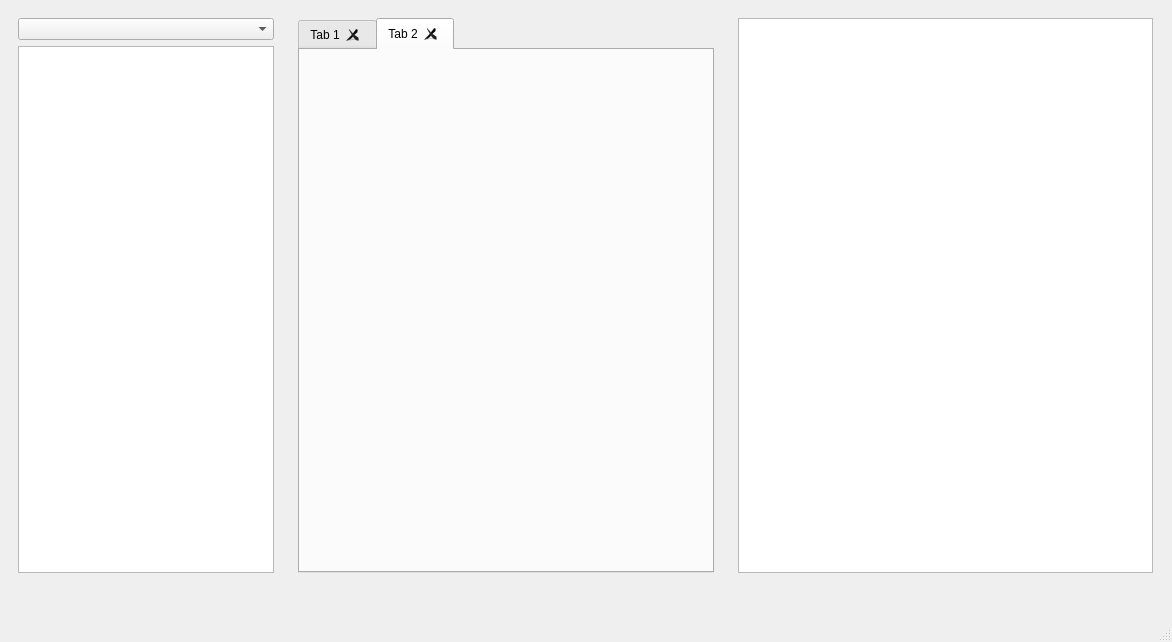
<?xml version="1.0" encoding="UTF-8"?>
<ui version="4.0">
 <class>MainWindow</class>
 <widget class="QMainWindow" name="MainWindow">
  <property name="geometry">
   <rect>
    <x>0</x>
    <y>0</y>
    <width>1172</width>
    <height>642</height>
   </rect>
  </property>
  <property name="windowTitle">
   <string>MainWindow</string>
  </property>
  <widget class="QWidget" name="centralwidget">
   <widget class="QWidget" name="horizontalLayoutWidget">
    <property name="geometry">
     <rect>
      <x>0</x>
      <y>0</y>
      <width>1171</width>
      <height>591</height>
     </rect>
    </property>
    <layout class="QHBoxLayout" name="horizontalLayout">
     <property name="sizeConstraint">
      <enum>QLayout::SetMaximumSize</enum>
     </property>
     <item>
      <widget class="QWidget" name="horizontalWidget_2" native="true">
       <property name="sizePolicy">
        <sizepolicy hsizetype="Preferred" vsizetype="Preferred">
         <horstretch>0</horstretch>
         <verstretch>0</verstretch>
        </sizepolicy>
       </property>
       <layout class="QHBoxLayout" name="horizontalLayout_2">
        <item>
         <widget class="QWidget" name="verticalWidget" native="true">
          <property name="sizePolicy">
           <sizepolicy hsizetype="Fixed" vsizetype="Preferred">
            <horstretch>0</horstretch>
            <verstretch>0</verstretch>
           </sizepolicy>
          </property>
          <layout class="QVBoxLayout" name="verticalLayout">
           <item>
            <widget class="QComboBox" name="comboBox"/>
           </item>
           <item>
            <widget class="QListView" name="listView">
             <property name="sizePolicy">
              <sizepolicy hsizetype="Preferred" vsizetype="Preferred">
               <horstretch>0</horstretch>
               <verstretch>0</verstretch>
              </sizepolicy>
             </property>
            </widget>
           </item>
          </layout>
         </widget>
        </item>
        <item>
         <widget class="QWidget" name="verticalWidget" native="true">
          <property name="sizePolicy">
           <sizepolicy hsizetype="Expanding" vsizetype="Preferred">
            <horstretch>0</horstretch>
            <verstretch>0</verstretch>
           </sizepolicy>
          </property>
          <layout class="QVBoxLayout" name="verticalLayout_2">
           <item>
            <widget class="QTabWidget" name="tabWidget">
             <property name="tabPosition">
              <enum>QTabWidget::North</enum>
             </property>
             <property name="tabShape">
              <enum>QTabWidget::Rounded</enum>
             </property>
             <property name="currentIndex">
              <number>1</number>
             </property>
             <property name="elideMode">
              <enum>Qt::ElideNone</enum>
             </property>
             <property name="usesScrollButtons">
              <bool>true</bool>
             </property>
             <property name="documentMode">
              <bool>false</bool>
             </property>
             <property name="tabsClosable">
              <bool>true</bool>
             </property>
             <property name="movable">
              <bool>true</bool>
             </property>
             <property name="tabBarAutoHide">
              <bool>false</bool>
             </property>
             <widget class="QWidget" name="tab">
              <attribute name="title">
               <string>Tab 1</string>
              </attribute>
              <widget class="QPushButton" name="pushButton">
               <property name="geometry">
                <rect>
                 <x>200</x>
                 <y>300</y>
                 <width>75</width>
                 <height>24</height>
                </rect>
               </property>
               <property name="text">
                <string>PushButton</string>
               </property>
              </widget>
             </widget>
             <widget class="QWidget" name="tab_2">
              <attribute name="title">
               <string>Tab 2</string>
              </attribute>
             </widget>
            </widget>
           </item>
          </layout>
         </widget>
        </item>
        <item>
         <widget class="QWidget" name="verticalWidget_2" native="true">
          <property name="sizePolicy">
           <sizepolicy hsizetype="Expanding" vsizetype="Preferred">
            <horstretch>0</horstretch>
            <verstretch>0</verstretch>
           </sizepolicy>
          </property>
          <layout class="QVBoxLayout" name="verticalLayout_3">
           <item>
            <widget class="QListView" name="listView_2">
             <property name="sizePolicy">
              <sizepolicy hsizetype="Preferred" vsizetype="Preferred">
               <horstretch>0</horstretch>
               <verstretch>0</verstretch>
              </sizepolicy>
             </property>
            </widget>
           </item>
          </layout>
         </widget>
        </item>
       </layout>
      </widget>
     </item>
    </layout>
   </widget>
  </widget>
  <widget class="QMenuBar" name="menubar">
   <property name="geometry">
    <rect>
     <x>0</x>
     <y>0</y>
     <width>1172</width>
     <height>22</height>
    </rect>
   </property>
  </widget>
  <widget class="QStatusBar" name="statusbar"/>
 </widget>
 <resources/>
 <connections/>
</ui>
